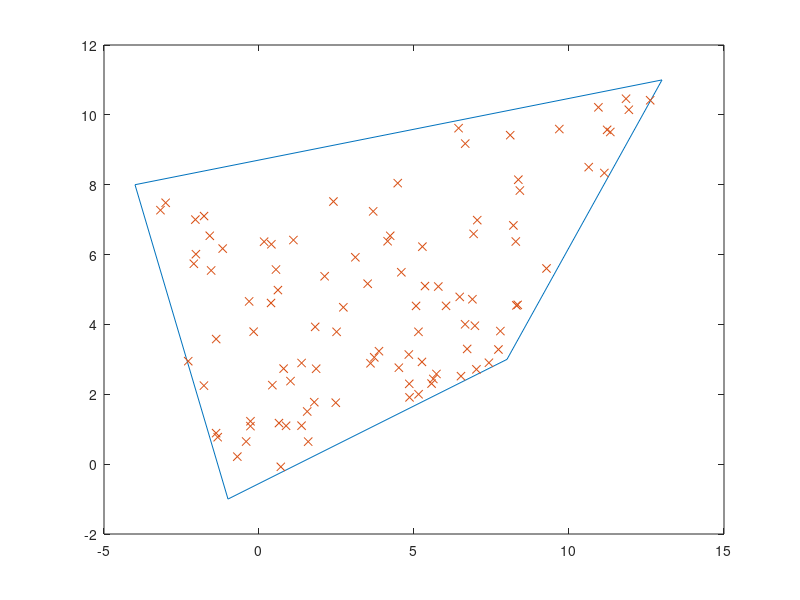
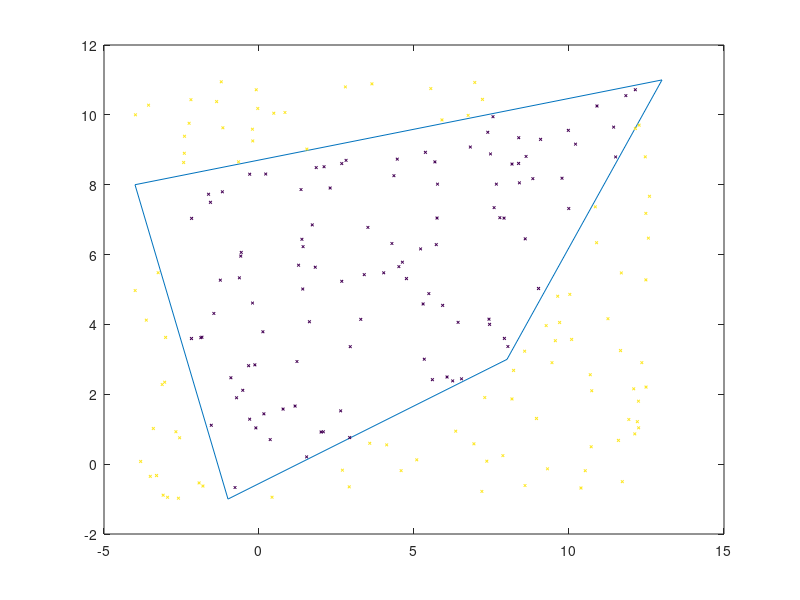
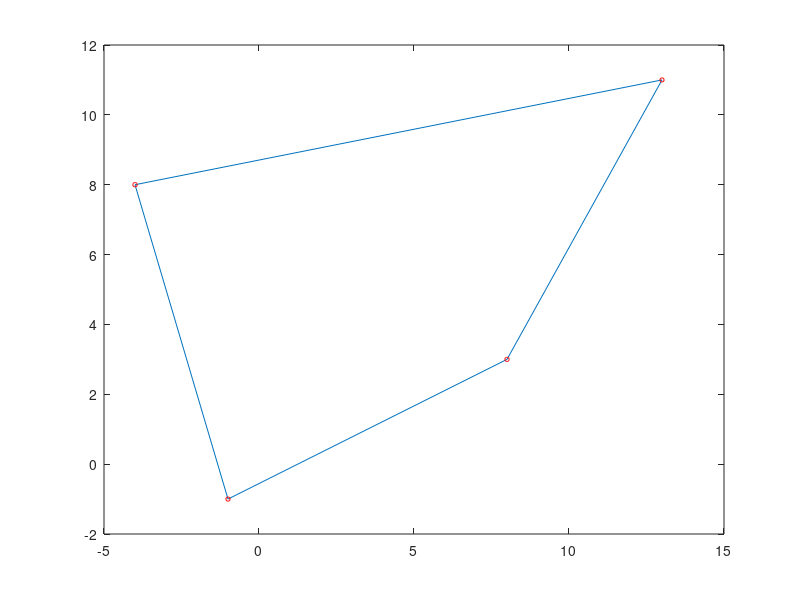
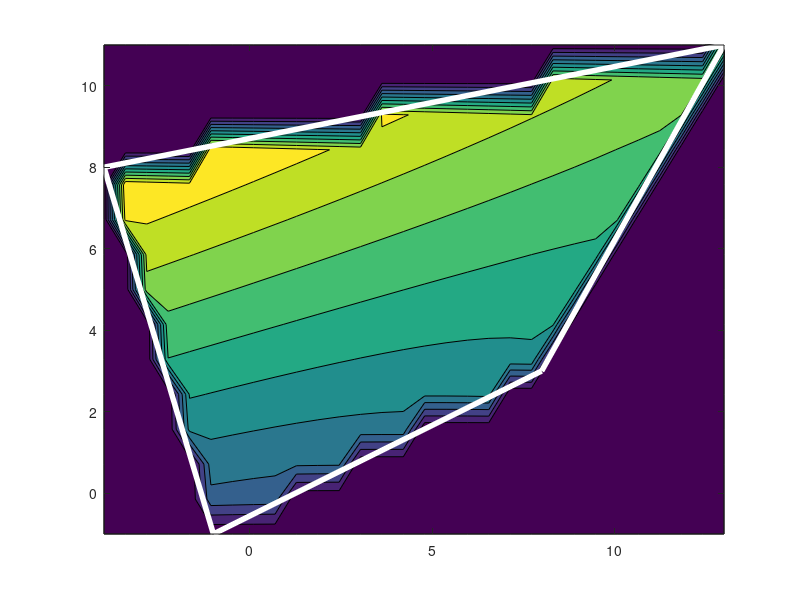

Here is the MATLAB script that generated these plots, in order:
% interpolate2d.m
%
% illustrates scatter / gather operation using a polygonal element
% See http://www.particleincell.com/2012/quad-interpolation for additional information
% (c) 2012 Lubos Brieda, lubos.brieda@particleincell.com
%
% -- tested with Octave 3.2.4 on Windows 

%main function
function []=interpolate2d()

	%create our polygon
	px = [-1, 8, 13, -4];
	py = [-1, 3, 11, 8];

	%compute coefficients
	A=[1 0 0 0;1 1 0 0;1 1 1 1;1 0 1 0];
	AI = inv(A);
	a = AI*px';
	b = AI*py';

	%plot random internal points
	plot_points_in_poly(px,py,a,b);

	%classify points as internal or external
	plot_internal_and_external_points(px,py,a,b);

	%scatter data 
	scatter_data(px,py,a,b);
	
	%gather_data
	gather_data(px,py,a,b);
	
end


%plots random points inside the polygon
function []=plot_points_in_poly(px,py,a,b)

	%pick random logical coordinate and convert to physical
	for i=1:100
		l=rand();
		m=rand();
		x(i) = a(1) + a(2)*l + a(3)*m + a(4)*l*m;
		y(i) = b(1) + b(2)*l + b(3)*m + b(4)*l*m;	
	end

	%plot
	figure(1);
	hold off;
	plot([px px(1)],[py py(1)]);
	hold on;
	plot (x,y,'x');
end

%picks random points and colors them based on internal or external
function []=plot_internal_and_external_points(px,py,a,b)
	
	%bounding box
	x0 = min(px);
	lx = max(px)-min(px);
	y0 = min(py);
	ly = max(py)-min(py);
	
	%convert random physical coordinates to logical
	for i=1:200
	
		%pick a random point in the bounding box
		x(i) = x0+rand()*lx;
		y(i) = y0+rand()*ly;
		
		%calculate logical coordinates
		[l,m] = XtoL(x(i),y(i),a,b);		
	
		%is the point outside the quad?
		if (m<0 || m>1 || l<0 || l>1)
			type(i)=1;
		else
			type(i)=0;
		end
	end

	%plot
	figure(2);
	hold off;
	plot([px px(1)],[py py(1)]);
	hold on;
	scatter(x,y,4,type,'x');
end

%scatters counts to the four grid nodes
function []=scatter_data(px,py,a,b)
	
	%init
	c = [0 0 0 0];
	
	%pick random logical coordinate and convert to physical
	for i=1:100
		
		%random point inside the quad
		l=rand();
		m=rand();
		
		%deposit counts, note here l,m=[0:1]. In a real 2d mesh
		%the index we would first need to subtract the integral
		%cell index to get the cell-local distance, dl = l - (int)l;
		dl = l;
		dm = m;
		
		c(1) += (1-dl)*(1-dm);
		c(2) += dl *(1-dm);
		c(3) += dl * dm;
		c(4) += (1-dl)*dm;
	end

	%scale data, uniform distribution = 10
	c = 40*(c/i);
	
	%output
	disp(c);
	
	%plot
	figure(3);
	hold off;
	plot([px px(1)],[py py(1)]);
	hold on;
	scatter(px,py,c,[1 0 0], 'o');
end

%interpolates data from the polygon vertices onto a grid
function []=gather_data(px,py,a,b)
	
	%bounding box
	x0 = min(px);
	lx = max(px)-min(px);
	y0 = min(py);
	ly = max(py)-min(py);
	
	%set spacing such that we have 30x30 grid (i.e. 29 cells)
	ni = 30;
	nj = 15;
	
	dx = lx/(ni-1);
	dy = ly/(nj-1);
	
	%node positions (for plotting)
	for i=1:ni
		x(i) = x0 + (i-1)*dx;
	end
	for j=1:nj
		y(j) = y0 + (j-1)*dy;
	end
	
	%node values
	c = [1 2 3 4];
	
	val=zeros(nj,ni);
	
	for i=1:ni
		for j=1:nj
		
			%convert to logical coordinates
			[l m] = XtoL(x(i),y(j),a,b);	
			
			%evaluate only if we are inside
			if (l>0 && l<=1 && m>=0 && m<=1)
				
				%again, if we had multiple cells, we would set dl = l - (int)l
				dl = l;
				dm = m;
				
				val(j,i) = (1-dl)*(1-dm)*c(1) + ...
						   dl*(1-dm)*c(2) + ...
						   dl*dm*c(3) +...
						   (1-dl)*dm*c(4);		
			end
		end
	end
	
	%plot
	figure(4);
	hold off;
	contourf(x,y,val);
	hold on;
	plot([px px(1)],[py py(1)],'w','LineWidth',4);
end

% converts physical (x,y) to logical (l,m)
function [l, m] = XtoL(x,y,a,b)
	%quadratic equation coeffs, aa*mm^2+bb*m+cc=0
	aa = a(4)*b(3) - a(3)*b(4);
	bb = a(4)*b(1) -a(1)*b(4) + a(2)*b(3) - a(3)*b(2) + x*b(4) - y*a(4);
	cc = a(2)*b(1) -a(1)*b(2) + x*b(2) - y*a(2);
	
	%compute m = (-b+sqrt(b^2-4ac))/(2a)
	det = sqrt(bb*bb - 4*aa*cc);
	m = (-bb+det)/(2*aa);
	
	%compute l
	l = (x-a(1)-a(3)*m)/(a(2)+a(4)*m);
end
